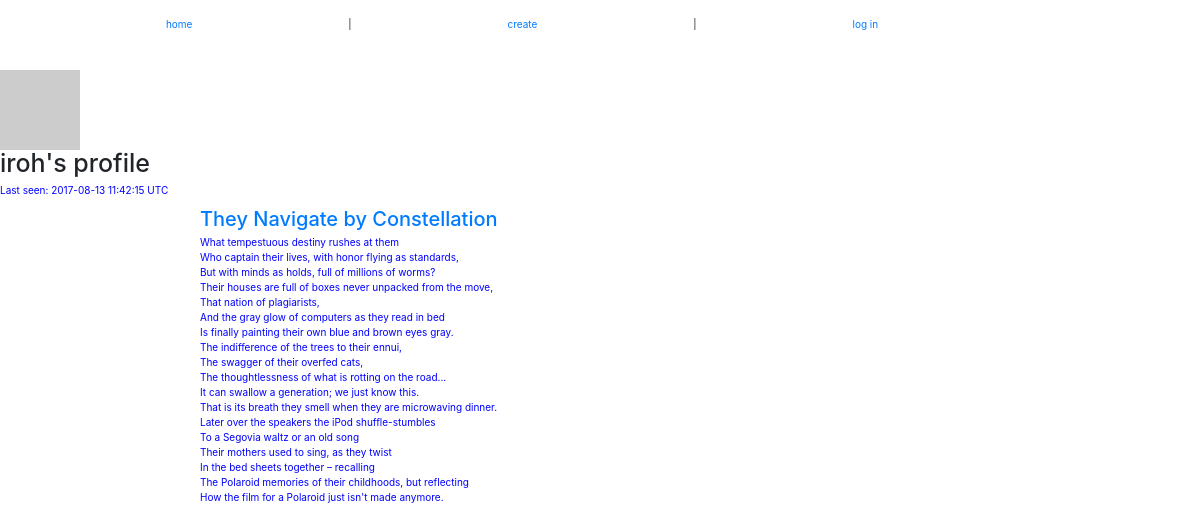
The app's page /user/iroh, older data.
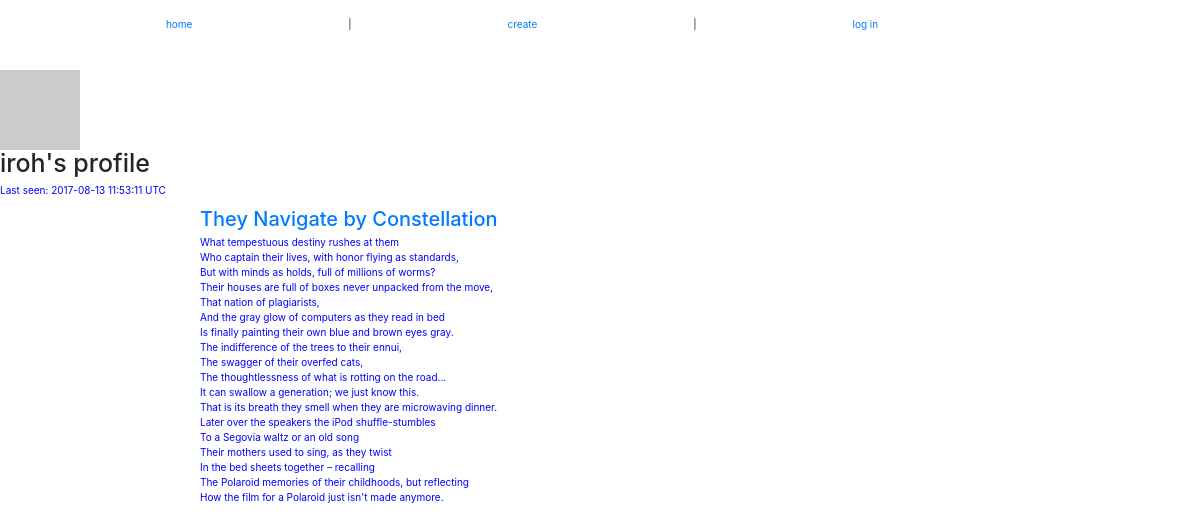
The same page, newer data.
### app/models.py (models this page shows, shortened)
class User(db.Model, UserMixin):
    __tablename__ = 'users'
    id = db.Column(db.Integer, primary_key=True)
    nickname = db.Column(db.String(120), index=True, unique=True)
    pwdhash = db.Column(db.String(60))
    poems = db.relationship('Poem', backref='author', lazy='dynamic')
    email = db.Column(db.String(120), index=True, unique=False)
    activate = db.Column(db.Boolean)
    created = db.Column(db.DateTime)
    about_me = db.Column(db.String(140))
    last_seen = db.Column(db.DateTime)
    def avatar(self, size=64):
        return 'https://www.gravatar.com/avatar/%s?d=mm&s=%d' % (md5(self.email.encode('utf-8')).hexdigest(), size)
    @property
    def last_seen_display(self):
        return str(self.last_seen).split('.')[0]

class Poem(db.Model):
    id = db.Column(db.Integer, primary_key=True)
    name = db.Column(db.String(120), index=True)
    body = db.Column(db.String(1400))
    timestamp = db.Column(db.DateTime)
    user_id = db.Column(db.Integer, db.ForeignKey('users.id'))
    @property
    def body_lines(self):
        return self.body.split("\n")

### app/views.py (the view)
@app.route('/user/<nickname>')
@app.route('/user', defaults={'nickname': None})
def user(nickname):
    if nickname is None and g.user is not None and g.user.is_authenticated:
        nickname = g.user.nickname
    user = User.query.filter_by(nickname=nickname).first()
    if user == None:
        flash('User %s not found.' % nickname)
        return redirect(url_for('index'))
    return render_template('user.html', user=user)

### app/views.py (called while the page is built)
@app.before_request
def before_request():
    g.user = current_user
    if g.user.is_authenticated:
        g.user.last_seen = datetime.utcnow()
        db.session.add(g.user)
        db.session.commit()

### app/templates/user.html (shortened to what this page needs)
{% extends "userBase.html" %}
{% block user_content %}
    {% if user.last_seen %}<p>Last seen: {{ user.last_seen_display }} UTC</p>{% endif %}
    </div>
    <div class="contents">
    {% for poem in user.poems %}
        {% include "poem.html" %}
    {% endfor %}
    </div>
{% endblock %}

### app/templates/userBase.html (shortened to what this page needs)
{% extends "base.html" %}
{% block content %}
    <table>
    <tr valign="top">
        <td><img src="{{ user.avatar(128) }}"></td>
    </tr>
    </table>
    <div class="header">
    {% if g.user == user %}
        <h1>Your profile ({{ user.nickname }})</h1>
        <p><a href="{{ url_for('edit_profile') }}">edit profile</a></p>
    {% else %}
        <h1>{{ user.nickname }}'s profile</h1>
    {% endif %}
    {% block user_content %}{% endblock %}
{% endblock %}

### app/templates/base.html (shortened to what this page needs)
{% extends "bootstrap/base.html" %}
{% block styles %}
    {{super()}}
    <link rel="stylesheet" href="{{url_for('.static', filename='css/bootstrap.css')}}">
    <link rel="stylesheet" href="{{url_for('.static', filename='css/main.css')}}">
{% endblock %}
{% block navbar %}
    <div class="navbar navbar-fixed-top">
    <a href="{{ url_for('index') }}">home</a>
        {% if not g.user.is_authenticated %}
            | <a href="{{ url_for('create') }}">create</a>
            | <a href="{{ url_for('login') }}">log in</a>
        {% else %}
            | <a href="{{ url_for('user', nickname=g.user.nickname) }}">{{ g.user.nickname }}</a>
            | <a href="{{ url_for('logout') }}">log out</a>
        {% endif %}</p>
    </div>
{% endblock %}

### app/templates/poem.html (shortened to what this page needs)
<div class="poem">
    {% if poem_main %}
        <h1>{{ poem.name }}</h1>
    {% else %}
        <a href="{{ url_for('poem', poem_id=poem.id) }}"><h2>{{ poem.name }}</h2></a>
    {% endif %}
    <p>{% for line in poem.body_lines %}
        {{ line }} <br>
    {% endfor %}</p>
</div>

### app/static/css/main.css (style rules this page uses)
.poem { margin-left: 100px; padding-left: 100px; border-left: 100px; }
p { color: blue; }

Row changes from the older to the newer data that the page shows:
changed User "iroh": last_seen_display "2017-08-13 11:42:15" → "2017-08-13 11:53:11"
